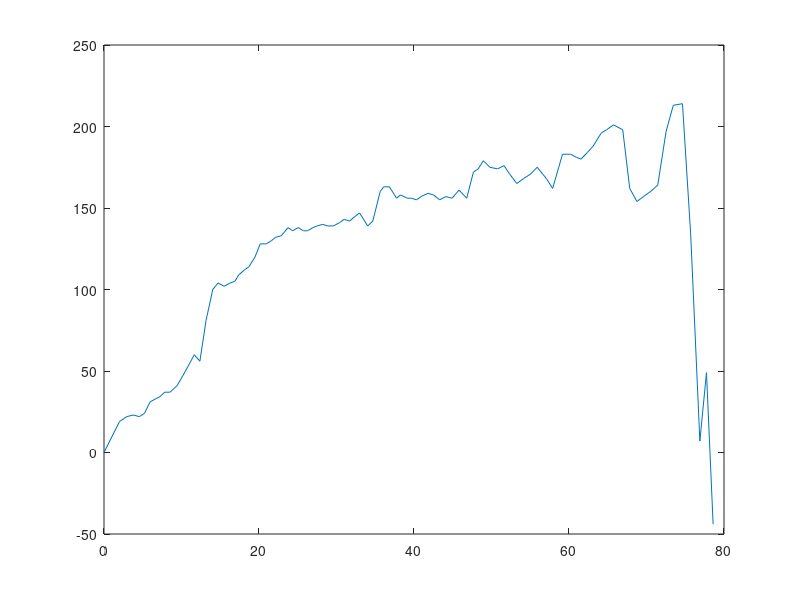
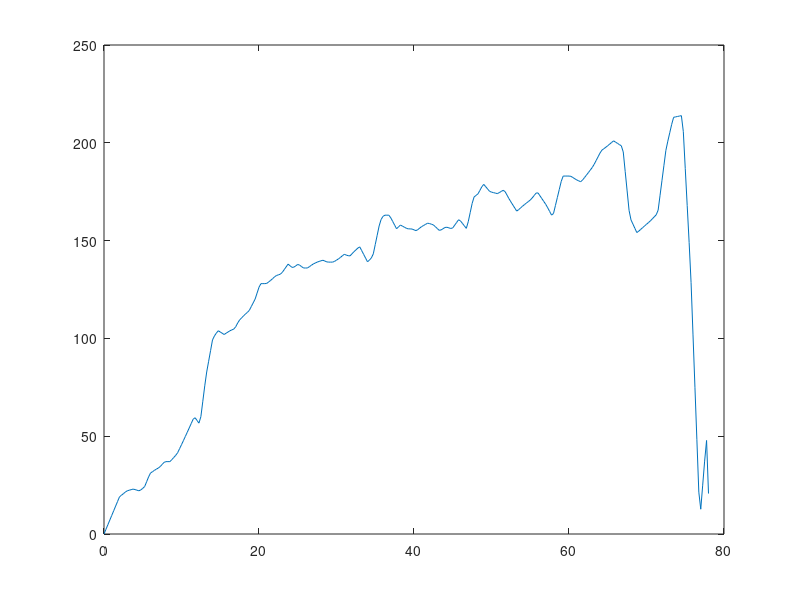

MATLAB code to generate these figures, in order: (Note: this script raises an error after producing the figures.)
%% Problem 2

clear
close all 
clc

data=load('channel_data.txt');

% Conversion constants: 

miles2km = 1.609344; 
long2miles = 54.6; 
lat2miles = 69; 
km2meter=1000;
meter2km=1/1000;


%% 

% Definding the data and converting to km.

xdata = data(:,1).*(lat2miles*miles2km);
ydata = data(:,2).*(long2miles*miles2km);
height = data(:,3); 


%%

% Finding the cumulative distance between the point in the plan through the channel.

Distance=zeros(99,1);

for i=1:98
    
        Distance(i+1) = Distance(i)+ sqrt((xdata(i+1)-xdata(i))^2+(ydata(i+1)-ydata(i))^2);
        
end


%% Plottet height against the Distance

figure (1) 
plot(Distance,height) 

%%
% The total distance into the channel from the sea:
totaldist=floor(Distance(end));

%%

% Finding the number of point we have to make with a distance of 250 km

numPoints = totaldist/0.25;

% Linear spacing from 0 to 78 with spacing of 250 

d = linspace(0,totaldist,numPoints+1)'; 

%%

% Doing linear interpolation of height. 

interHeight = interp1(Distance,height,d); 

%%

figure(2)
plot(d,interHeight);

%%

% Exporting for Julia.

csvwrite('interHeight.csv',interHeight);


%% 

% Importing from Julia.

objectiveFunction = table2array(readtable("xValues.csv"));
dirtRemoved = table2array(readtable("RValues.csv"));

%% 

figure(3)
plot(d,interHeight);
hold all
for i = 1:length(objectiveFunction)
    if objectiveFunction(i) == 1
        xline(i*0.25);
    end
end

%%

newInterHeight = interHeight(2:end)-dirtRemoved;

%%

% Plotting the new height map with bombs. 

figure(4)
hold on
plot(d(2:end),newInterHeight);
ylim([-300 0]);

%%

% Importing results from non-linear objective function.

objectiveFunctionNonLinear = table2array(readtable("xValuesNonLinear.csv"));
dirtRemovedNonLinear = table2array(readtable("RValuesNonLinear.csv"));

newInterHeightNonLinear = interHeight(2:end)-dirtRemovedNonLinear;

%%

% Plotting the new height map without having chosing plots 
hold on
plot(d(2:end),newInterHeightNonLinear);

%% 

% Importing results from non-linear objective function with bombs chosed.

objectiveFunctionNonLinear2 = table2array(readtable("xValuesNonLinearnok.csv"));
dirtRemovedNonLinear2 = table2array(readtable("RValuesNonLinearnok.csv"));

newInterHeightNonLinear2 = interHeight(2:end)-dirtRemovedNonLinear2;

%%

% Plotting the new height map without having chosing plots 

hold on
plot(d(2:end),newInterHeightNonLinear2);
legend("min bombs","smoothing","no neighbors")


%% Number of bombs

numboms_min_bombs=sum(objectiveFunction);
numboms=sum(objectiveFunctionNonLinear2);
numboms_nok=sum(objectiveFunctionNonLinear);

table(numboms_min_bombs,numboms_nok,numboms)

distancebetweenbombs=objectiveFunctionNonLinear2-objectiveFunctionNonLinear;

%% 
figure(5)
plot(d(2:end),newInterHeightNonLinear2);

















